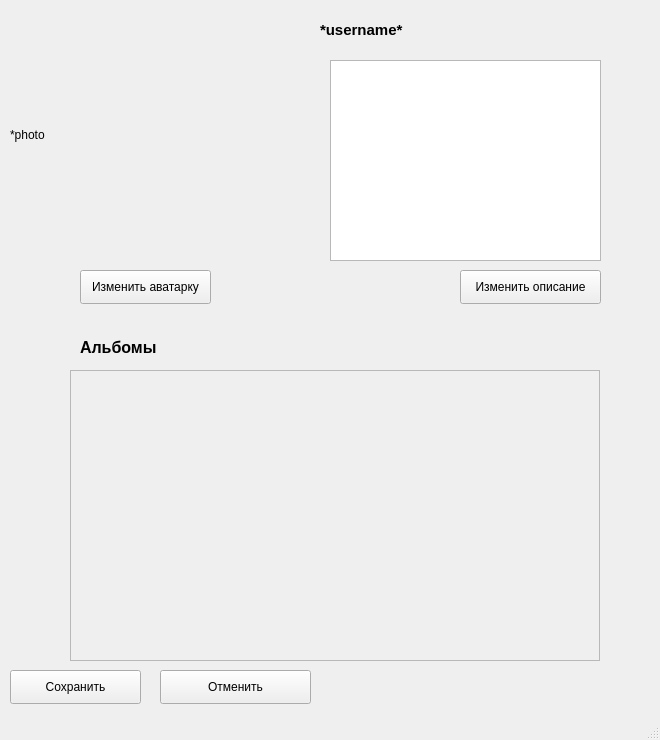
<?xml version="1.0" encoding="UTF-8"?>
<ui version="4.0">
 <class>UserEditWindow</class>
 <widget class="QMainWindow" name="UserEditWindow">
  <property name="geometry">
   <rect>
    <x>0</x>
    <y>0</y>
    <width>660</width>
    <height>740</height>
   </rect>
  </property>
  <property name="minimumSize">
   <size>
    <width>660</width>
    <height>740</height>
   </size>
  </property>
  <property name="windowTitle">
   <string>Редактирование профиля</string>
  </property>
  <widget class="QWidget" name="centralwidget">
   <widget class="QLabel" name="avatar_label">
    <property name="geometry">
     <rect>
      <x>10</x>
      <y>10</y>
      <width>250</width>
      <height>250</height>
     </rect>
    </property>
    <property name="text">
     <string>*photo</string>
    </property>
   </widget>
   <widget class="QLabel" name="username_label">
    <property name="geometry">
     <rect>
      <x>320</x>
      <y>20</y>
      <width>331</width>
      <height>20</height>
     </rect>
    </property>
    <property name="font">
     <font>
      <pointsize>11</pointsize>
      <weight>75</weight>
      <bold>true</bold>
     </font>
    </property>
    <property name="text">
     <string>*username*</string>
    </property>
   </widget>
   <widget class="QPlainTextEdit" name="description">
    <property name="geometry">
     <rect>
      <x>330</x>
      <y>60</y>
      <width>271</width>
      <height>201</height>
     </rect>
    </property>
   </widget>
   <widget class="QPushButton" name="edit_description_button">
    <property name="geometry">
     <rect>
      <x>460</x>
      <y>270</y>
      <width>141</width>
      <height>34</height>
     </rect>
    </property>
    <property name="text">
     <string>Изменить описание</string>
    </property>
   </widget>
   <widget class="QPushButton" name="edit_avatar_button">
    <property name="geometry">
     <rect>
      <x>80</x>
      <y>270</y>
      <width>131</width>
      <height>34</height>
     </rect>
    </property>
    <property name="text">
     <string>Изменить аватарку</string>
    </property>
   </widget>
   <widget class="QScrollArea" name="scroll">
    <property name="geometry">
     <rect>
      <x>70</x>
      <y>370</y>
      <width>530</width>
      <height>291</height>
     </rect>
    </property>
    <property name="widgetResizable">
     <bool>true</bool>
    </property>
    <widget class="QWidget" name="scrollContents">
     <property name="geometry">
      <rect>
       <x>0</x>
       <y>0</y>
       <width>526</width>
       <height>287</height>
      </rect>
     </property>
     <layout class="QHBoxLayout" name="horizontalLayout">
      <item>
       <layout class="QVBoxLayout" name="scrollLayout"/>
      </item>
     </layout>
    </widget>
   </widget>
   <widget class="QLabel" name="albums_label">
    <property name="geometry">
     <rect>
      <x>80</x>
      <y>337</y>
      <width>131</width>
      <height>21</height>
     </rect>
    </property>
    <property name="font">
     <font>
      <pointsize>12</pointsize>
      <weight>75</weight>
      <bold>true</bold>
     </font>
    </property>
    <property name="text">
     <string>Альбомы</string>
    </property>
   </widget>
   <widget class="QPushButton" name="cancel_button">
    <property name="geometry">
     <rect>
      <x>160</x>
      <y>670</y>
      <width>151</width>
      <height>34</height>
     </rect>
    </property>
    <property name="text">
     <string>Отменить</string>
    </property>
   </widget>
   <widget class="QPushButton" name="save_button">
    <property name="geometry">
     <rect>
      <x>10</x>
      <y>670</y>
      <width>131</width>
      <height>34</height>
     </rect>
    </property>
    <property name="text">
     <string>Сохранить</string>
    </property>
   </widget>
  </widget>
  <widget class="QStatusBar" name="statusbar"/>
 </widget>
 <resources/>
 <connections/>
</ui>
